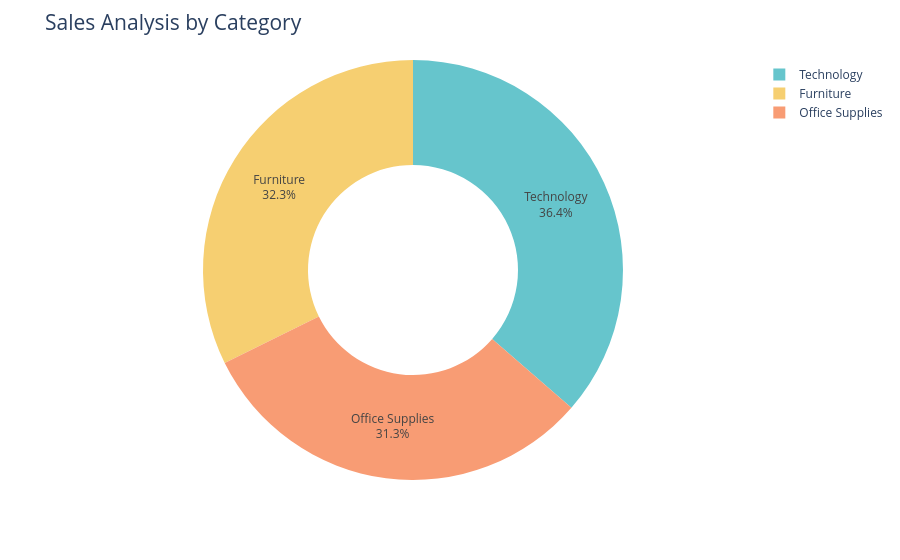

The cell this chart's notebook holds for it:
### Code cell
fig=px.pie(sales_by_category,
           values='Sales',
           names='Category',
           hole=0.5,
           color_discrete_sequence=px.colors.qualitative.Pastel)

fig.update_traces(textposition='inside', textinfo='percent+label')
fig.update_layout(title_text='Sales Analysis by Category', title_font=dict(size=21))

fig.show()

### Figure 1 — Plotly figure (JSON) as saved in the notebook; plotly's stock layout.template omitted (floating-point values rounded to 4 significant figures)
{"data": [{"domain": {"x": [0, 1], "y": [0, 1]}, "hole": 0.5, "hovertemplate": "Category=%{label}<br>Sales=%{value}<extra></extra>", "labels": ["Furniture", "Office Supplies", "Technology"], "legendgroup": "", "name": "", "showlegend": true, "textinfo": "percent+label", "textposition": "inside", "type": "pie", "values": [742000.0, 719000.0, 836200.0]}], "layout": {"legend": {"tracegroupgap": 0}, "margin": {"t": 60}, "piecolorway": ["rgb(102, 197, 204)", "rgb(246, 207, 113)", "rgb(248, 156, 116)", "rgb(220, 176, 242)", "rgb(135, 197, 95)", "rgb(158, 185, 243)", "rgb(254, 136, 177)", "rgb(201, 219, 116)", "rgb(139, 224, 164)", "rgb(180, 151, 231)", "rgb(179, 179, 179)"], "title": {"font": {"size": 21}, "text": "Sales Analysis by Category"}}}
